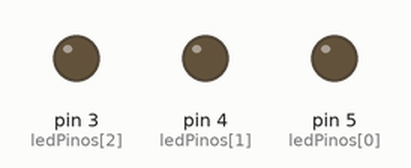
This sketch was run on a simulated Arduino Uno, built with avr-gcc and run on an emulated ATmega328P. Shown: output pins drawn as LEDs (lit = HIGH).

Above: at 0.1 s.
Timing chart, 0 to 1.6 s (numbered marks = the images above):
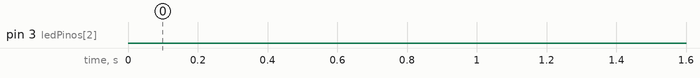

The sketch:

ex_04.ino
```cpp
const int ledPinos[] = {5, 4, 3};
const int numLEDs = sizeof(ledPinos) / sizeof(ledPinos[0]);

void setup() {
  // Configura os pinos dos LEDs como saídas
  for (int i = 0; i < numLEDs; i++) {
    pinMode(ledPinos[i], OUTPUT);
  }
}

void loop() {
  int tempo_ms = 5;

  while (tempo_ms <= 5000) {
    for (int i = 0; i < numLEDs; i++) {
      // Liga o LED
      digitalWrite(ledPinos[i], HIGH);
      delay(tempo_ms);

      // Desliga o LED
      digitalWrite(ledPinos[i], LOW);
      delay(tempo_ms);
    }
    tempo_ms = tempo_ms * 1.15;  // Aumenta o tempo em 15% a cada loop
  }
}
```
